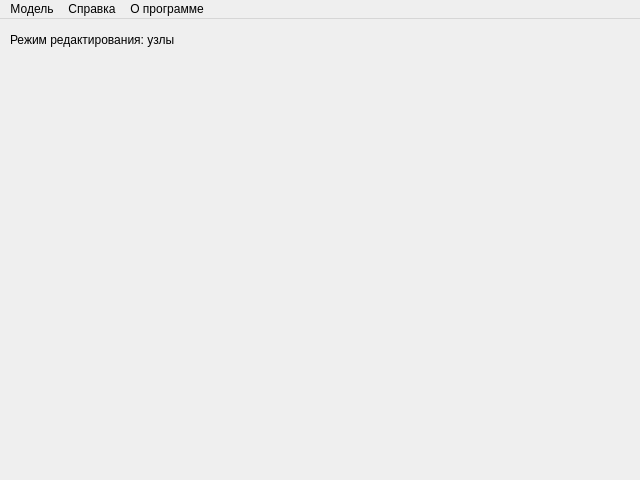
<?xml version="1.0" encoding="UTF-8"?>
<ui version="4.0">
 <class>ModelViewer</class>
 <widget class="QMainWindow" name="ModelViewer">
  <property name="geometry">
   <rect>
    <x>0</x>
    <y>0</y>
    <width>640</width>
    <height>480</height>
   </rect>
  </property>
  <property name="sizePolicy">
   <sizepolicy hsizetype="Fixed" vsizetype="Fixed">
    <horstretch>0</horstretch>
    <verstretch>0</verstretch>
   </sizepolicy>
  </property>
  <property name="minimumSize">
   <size>
    <width>640</width>
    <height>480</height>
   </size>
  </property>
  <property name="maximumSize">
   <size>
    <width>640</width>
    <height>480</height>
   </size>
  </property>
  <property name="windowTitle">
   <string>Просмотр моделей</string>
  </property>
  <widget class="QWidget" name="centralWidget">
   <widget class="QLabel" name="editStateLabel">
    <property name="geometry">
     <rect>
      <x>10</x>
      <y>10</y>
      <width>201</width>
      <height>21</height>
     </rect>
    </property>
    <property name="font">
     <font>
      <family>Segoe UI</family>
      <pointsize>9</pointsize>
      <bold>false</bold>
     </font>
    </property>
    <property name="text">
     <string>Режим редактирования: узлы</string>
    </property>
   </widget>
  </widget>
  <widget class="QMenuBar" name="menuBar">
   <property name="geometry">
    <rect>
     <x>0</x>
     <y>0</y>
     <width>640</width>
     <height>22</height>
    </rect>
   </property>
   <widget class="QMenu" name="menu">
    <property name="title">
     <string>Модель</string>
    </property>
    <addaction name="modelNewOpt"/>
    <addaction name="separator"/>
    <addaction name="modelLoadOpt"/>
    <addaction name="modelSaveOpt"/>
   </widget>
   <widget class="QMenu" name="menu_2">
    <property name="title">
     <string>Справка</string>
    </property>
   </widget>
   <widget class="QMenu" name="menu_3">
    <property name="title">
     <string>О программе</string>
    </property>
   </widget>
   <addaction name="menu"/>
   <addaction name="menu_2"/>
   <addaction name="menu_3"/>
  </widget>
  <action name="modelLoadOpt">
   <property name="text">
    <string>открыть</string>
   </property>
  </action>
  <action name="modelSaveOpt">
   <property name="text">
    <string>сохранить</string>
   </property>
  </action>
  <action name="modelNewOpt">
   <property name="text">
    <string>новая</string>
   </property>
  </action>
 </widget>
 <layoutdefault spacing="6" margin="11"/>
 <resources/>
 <connections/>
</ui>
